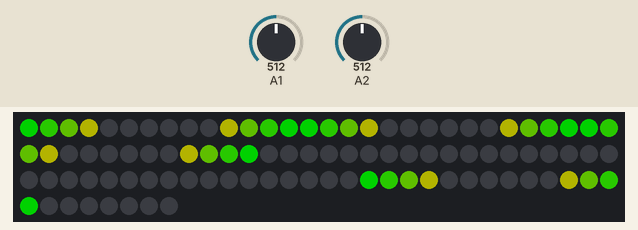
Recording of a sketch running on a simulated Arduino Uno, built with avr-gcc and run on an emulated ATmega328P. Parts: 98 RGB LEDs in strip order, left to right, continuing on the next row. Inputs (shaded band) come from the test bench; at power-on: A1 = 512, A2 = 512. Dim RGB values are drawn brighter than linear.

Above: at 1.2 s.
1.3 s: A1 set to 579
2.8 s: A1 set to 607
At 3.49 s:
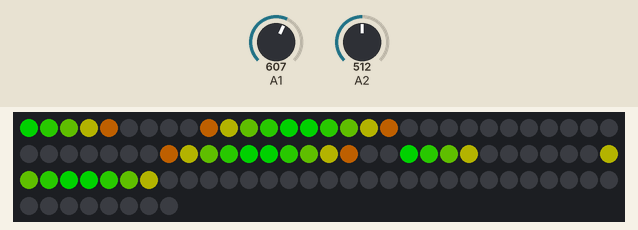
5.4 s: A2 set to 706
At 5.91 s:
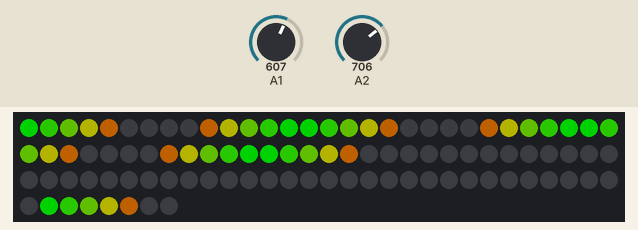
6.9 s: A2 set to 731
At 7.13 s:
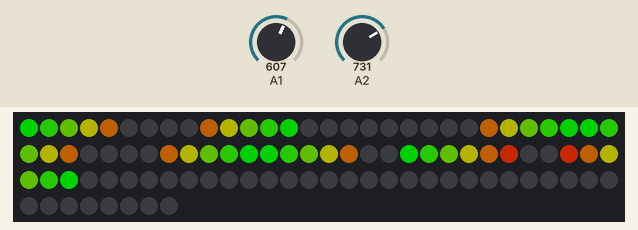
9.3 s: A1 set to 74
At 9.56 s:
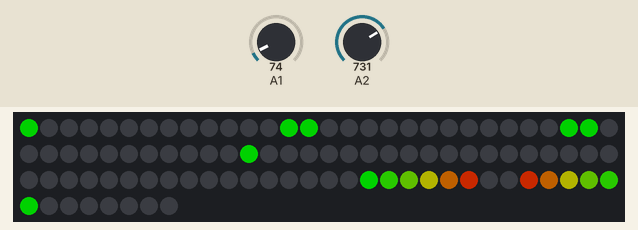
10.9 s: A1 set to 65
At 11.07 s:
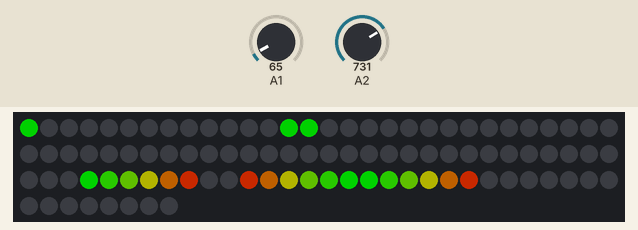
Timing chart, 0 to 13.4 s (numbered marks = the images above; inputs shaded):
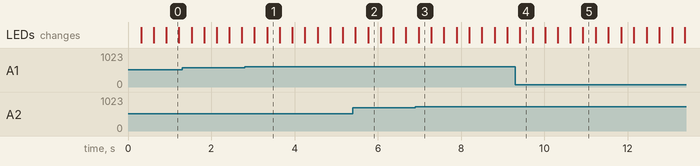

Measured:
- the behaviour switches between 589 and 590 on A1 (found by bisection; images 0 and 1)
- the behaviour switches between 719 and 720 on A2 (found by bisection; images 2 and 3)
- after the input at 2.8 s, the LEDs: first change after 0.24 s (image 1 shows a later state)
- after the input at 6.9 s, the LEDs: change after 0.08 s (image 3)

The sketch:

MusicBoxShowCode.ino
```cpp
#include <Adafruit_NeoPixel.h>
#ifdef __AVR__
#include <avr/power.h>
#endif

#define STROBE     5
#define RESET      6

#define PIN        7
#define NUMPIXELS 98

int leftspec[7], rightspec[7];
int count = 0;

Adafruit_NeoPixel pixels(NUMPIXELS, PIN, NEO_GRB + NEO_KHZ800);

void setup() {
  #if defined(__AVR_ATtiny85__) && (F_CPU == 16000000)
  clock_prescale_set(clock_div_1);
  #endif
  // END of Trinket-specific code.

  pixels.begin();

  pixels.clear(); // Set all pixel colors to 'off'
  pixels.show();

  pinMode(RESET, OUTPUT);
  pinMode(STROBE, OUTPUT);

  digitalWrite(RESET, LOW);
  delayMicroseconds(1);
  digitalWrite(STROBE, HIGH); // Change frequency band when LOW
  delayMicroseconds(1);

}

void loop() {

  digitalWrite(STROBE, LOW);
  delayMicroseconds(30);
  leftspec[count] = analogRead(A1);
  rightspec[count] = analogRead(A2);
  draw(count, leftspec[count]); // Switch neopixels on depending on the intensity of the frequency band selected on the left
  draw(count+7, rightspec[count]); // Same for the right
  digitalWrite(STROBE, HIGH);

  count++;
  if(count == 7){ // When it has finished reading every frequency band, it resets both MSGEQ7 and starts all over again from the first frequency band
   count = 0;
   digitalWrite(RESET, HIGH);
   digitalWrite(RESET, LOW);
  }

}

void draw(int band, int intensity)
{
    pixels.fill(0, band*7, (band*7)+7);
    // IF THE CHANNEL SELECTED FOR A SPECIFIC FREQUENCY BAND IS EVEN FOR THE LEFT INPUT OR IF IT IS ODD FOR THE RIGHT INPUT, THIS FUNCTION SWITCHES ON THE CORRESPONDING NEOPIXELS IN A ASCENDING WAY
    if(((band%2 == 0) && (band < 7)) || ((band%2 != 0) && (band >= 7)))
    {
      if((intensity > 70) && (intensity < 200))
      {

       for(int i=0; i < 1; i++)
       {
         pixels.setPixelColor((band*7) + i, pixels.Color(0+(i*20), 120-(i*20), 0));
       }
      }

     else if((intensity >= 200) && (intensity < 330))
     {
       for(int i=0; i < 2; i++)
       {
         pixels.setPixelColor((band*7) + i, pixels.Color(0+(i*20), 120-(i*20), 0));
       }
     }

     else if((intensity >= 330) && (intensity < 460))
     {
       for(int i=0; i < 3; i++)
       {
          pixels.setPixelColor((band*7) + i, pixels.Color(0+(i*20), 120-(i*20), 0));
       }
     }

     else if((intensity >= 460) && (intensity < 590))
     {
       for(int i=0; i < 4; i++)
       {
         pixels.setPixelColor((band*7) + i, pixels.Color(0+(i*20), 120-(i*20), 0));
       }
     }

     else if((intensity >= 590) && (intensity < 720))
     {
       for(int i=0; i < 5; i++)
       {
         pixels.setPixelColor((band*7) + i, pixels.Color(0+(i*20), 120-(i*20), 0));
       }
     }

     else if((intensity >= 720) && (intensity < 850))
     {
       for(int i=0; i < 6; i++)
       {
         pixels.setPixelColor((band*7) + i, pixels.Color(0+(i*20), 120-(i*20), 0));
       }
     }

     else if((intensity >= 850) && (intensity <= 1024))
     {
       for(int i=0; i < 7; i++)
       {
         pixels.setPixelColor((band*7) + i, pixels.Color(0+(i*20), 120-(i*20), 0));
       }
     }

     else{
       for(int i=0; i < 7; i++)
       {
         pixels.setPixelColor((band*7) + i, pixels.Color(0, 0, 0));
       }
     }
   }
   // END OF ASCENDING SWITCHING ON

  // IF THE CHANNEL SELECTED FOR A SPECIFIC FREQUENCY BAND IS ODD FOR THE LEFT INPUT OR IF IT IS EVEN FOR THE RIGHT INPUT, THIS FUNCTION SWITCHES ON THE CORRESPONDING NEOPIXELS IN A DESCENDING WAY
  else if(((band%2 != 0) && (band < 7)) || ((band%2 == 0) && (band >= 7)))
  {
    if((intensity > 70) && (intensity < 200))
    {
      for(int i=6; i >= 6; i--)
      {
        pixels.setPixelColor((band*7) + i, pixels.Color(120-(i*20), 0+(i*20), 0));
      }
    }

    else if((intensity >= 200) && (intensity < 330))
    {
      for(int i=6; i >= 5; i--)
      {
        pixels.setPixelColor((band*7) + i, pixels.Color(120-(i*20), 0+(i*20), 0));
      }
    }

    else if((intensity >= 330) && (intensity < 460))
    {
      for(int i=6; i >= 4; i--)
      {
        pixels.setPixelColor((band*7) + i, pixels.Color(120-(i*20), 0+(i*20), 0));
      }
    }

    else if((intensity >= 460) && (intensity < 590))
    {
      for(int i=6; i >= 3; i--)
      {
        pixels.setPixelColor((band*7) + i, pixels.Color(120-(i*20), 0+(i*20), 0));
      }
    }

    else if((intensity >= 590) && (intensity < 720))
    {
      for(int i=6; i >= 2; i--)
      {
        pixels.setPixelColor((band*7) + i, pixels.Color(120-(i*20), 0+(i*20), 0));
      }
    }

    else if((intensity >= 720) && (intensity < 850))
    {
      for(int i=6; i >= 1; i--)
      {
        pixels.setPixelColor((band*7) + i, pixels.Color(120-(i*20), 0+(i*20), 0));
      }
    }

    else if((intensity >= 850) && (intensity <= 1024))
    {
      for(int i=6; i >= 0; i--)
      {
        pixels.setPixelColor((band*7) + i, pixels.Color(120-(i*20), 0+(i*20), 0));
      }
    }

    else{
      for(int i=6; i >= 0; i--)
      {
        pixels.setPixelColor((band*7) + i, pixels.Color(0, 0, 0));
      }
    }
  }
  // END OF DESCENDING SWITCHING ON
  pixels.show();
}
```
